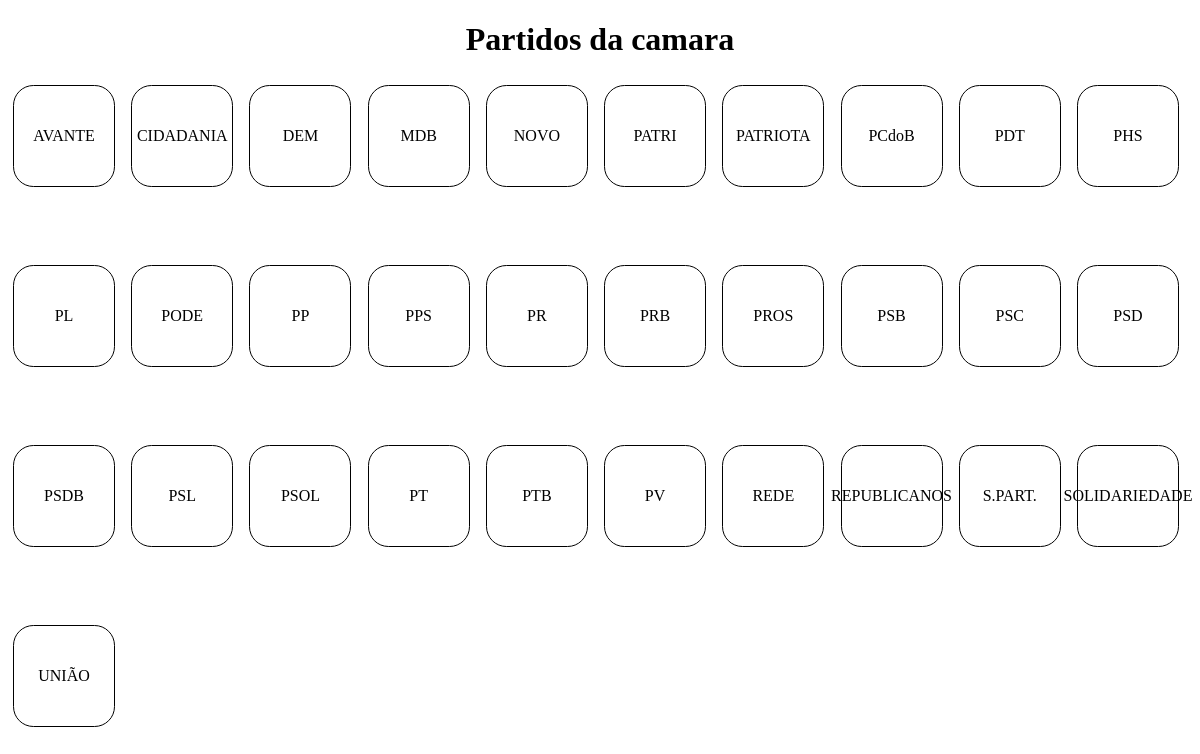
/dados, run on the app's committed database.
### tables this page shows
CREATE TABLE Partido (
        idPartido INTEGER PRIMARY KEY,
        Sigla varchar(50),
        NomePartido varchar(50),
        Logo varchar(300)
    );

### app.py (the view)
@app.route('/dados', methods=['GET'])
def obter_dados():
    connection = sqlite3.connect('database.db')
    cursor = connection.cursor()
    cursor.execute("SELECT distinct NomePartido, Logo, Sigla  FROM partido")
    dados = cursor.fetchall()
    connection.close()
    return render_template('pagina.html', dados=dados)

### templates/pagina.html (shortened to what this page needs)
<!DOCTYPE html>
<html>
<head>
</head>
<body>
    <h1 style="text-align: center;">Partidos da camara</h1>
    <div class="container">
        {% for registro in dados %}
        <div class="card">
            <p>{{ registro[2] }} </p>
        </div>
        {% endfor %}
    </div>
</body>
</html>

### templates/pagina.html (style rules this page uses)
.container { width: 98vw; height: 90vh; display: flex; align-items: flex-start; justify-content: space-between; flex-wrap: wrap; }
.card { border: 1px solid black; width: 100px; height: 100px; border-radius: 20%; margin: 5px; display: flex; align-items: center; justify-content: center; flex-direction: column; }

### data on the page
Partido: registro "AVANTE"
Partido: registro "CIDADANIA"
Partido: Sigla "DEM"
Partido: Sigla "MDB"
Partido: Sigla "NOVO"
Partido: Sigla "PATRI"
Partido: Sigla "PCdoB"
Partido: Sigla "PDT"
Partido: Sigla "PHS"
Partido: Sigla "PODE"
Partido: Sigla "PPS"
Partido: Sigla "PRB"
Partido: Sigla "PROS"
Partido: Sigla "PSB"
Partido: Sigla "PSC"
Partido: Sigla "PSD"
Partido: Sigla "PSDB"
Partido: Sigla "PSL"
Partido: Sigla "PSOL"
Partido: Sigla "PTB"
Partido: Sigla "REDE"
Partido: registro "REPUBLICANOS"
Partido: Sigla "S.PART."
Partido: registro "SOLIDARIEDADE"
Partido: Sigla "UNIÃO"

### other printed values
{{ registro[2] }} "PATRIOTA" "PL" "PP" "PR" "PT" "PV"
